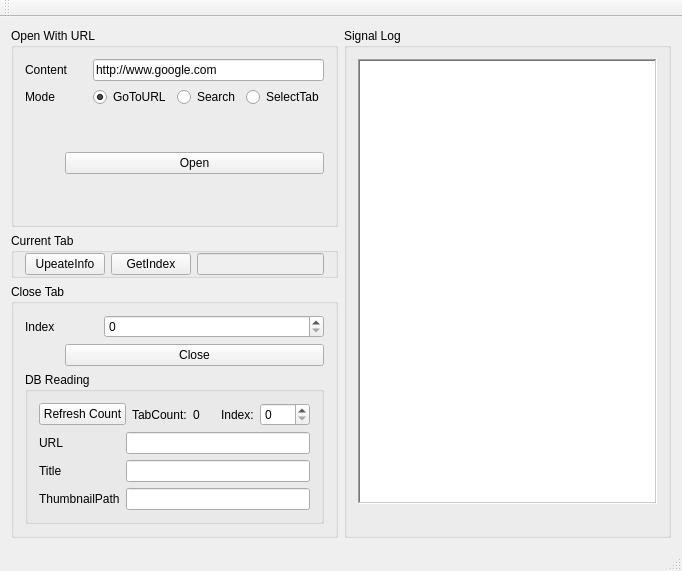
<?xml version="1.0" encoding="UTF-8"?>
<ui version="4.0">
 <class>MainWindow</class>
 <widget class="QMainWindow" name="MainWindow">
  <property name="geometry">
   <rect>
    <x>0</x>
    <y>0</y>
    <width>682</width>
    <height>571</height>
   </rect>
  </property>
  <property name="windowTitle">
   <string>Browser API for Acer Demo</string>
  </property>
  <widget class="QWidget" name="centralWidget">
   <layout class="QGridLayout" name="gridLayout">
    <item row="0" column="0">
     <layout class="QVBoxLayout" name="verticalLayout_4">
      <item>
       <widget class="QGroupBox" name="groupBox_4">
        <property name="title">
         <string>Open With URL</string>
        </property>
        <layout class="QVBoxLayout" name="verticalLayout_5">
         <item>
          <layout class="QGridLayout" name="gridLayout_5">
           <item row="0" column="0">
            <widget class="QLabel" name="label_8">
             <property name="text">
              <string>Content</string>
             </property>
            </widget>
           </item>
           <item row="0" column="1" colspan="3">
            <widget class="QLineEdit" name="lineEditURL">
             <property name="text">
              <string>http://www.google.com</string>
             </property>
            </widget>
           </item>
           <item row="1" column="2">
            <widget class="QRadioButton" name="radioBtnSearch">
             <property name="text">
              <string>Search</string>
             </property>
            </widget>
           </item>
           <item row="1" column="0">
            <widget class="QLabel" name="label_13">
             <property name="text">
              <string>Mode</string>
             </property>
            </widget>
           </item>
           <item row="1" column="1">
            <widget class="QRadioButton" name="radioBtnUrl">
             <property name="text">
              <string>GoToURL</string>
             </property>
             <property name="checked">
              <bool>true</bool>
             </property>
            </widget>
           </item>
           <item row="1" column="3">
            <widget class="QRadioButton" name="radioBtnTab">
             <property name="text">
              <string>SelectTab</string>
             </property>
            </widget>
           </item>
          </layout>
         </item>
         <item>
          <layout class="QHBoxLayout" name="horizontalLayout_7">
           <item>
            <spacer name="horizontalSpacer">
             <property name="sizeHint" stdset="0">
              <size>
               <width>40</width>
               <height>20</height>
              </size>
             </property>
            </spacer>
           </item>
           <item>
            <widget class="QPushButton" name="pushBtnOpen">
             <property name="text">
              <string>Open</string>
             </property>
            </widget>
           </item>
          </layout>
         </item>
        </layout>
       </widget>
      </item>
      <item>
       <widget class="QGroupBox" name="groupBox_6">
        <property name="title">
         <string>Current Tab</string>
        </property>
        <layout class="QGridLayout" name="gridLayout_7">
         <property name="topMargin">
          <number>0</number>
         </property>
         <property name="bottomMargin">
          <number>0</number>
         </property>
         <item row="0" column="0">
          <layout class="QGridLayout" name="gridLayout_3">
           <item row="0" column="1">
            <widget class="QPushButton" name="pushBtnUpdateCurrentTab">
             <property name="text">
              <string>UpeateInfo</string>
             </property>
            </widget>
           </item>
          </layout>
         </item>
         <item row="0" column="2">
          <widget class="QLineEdit" name="lineEditCurrentIndex">
           <property name="enabled">
            <bool>false</bool>
           </property>
          </widget>
         </item>
         <item row="0" column="1">
          <widget class="QPushButton" name="pushBtnGetIndex">
           <property name="text">
            <string>GetIndex</string>
           </property>
          </widget>
         </item>
        </layout>
       </widget>
      </item>
      <item>
       <widget class="QGroupBox" name="groupBox_5">
        <property name="title">
         <string>Close Tab</string>
        </property>
        <layout class="QVBoxLayout" name="verticalLayout_3">
         <item>
          <layout class="QVBoxLayout" name="verticalLayout_2">
           <item>
            <layout class="QFormLayout" name="formLayout">
             <item row="0" column="0">
              <widget class="QLabel" name="label">
               <property name="text">
                <string>Index             </string>
               </property>
              </widget>
             </item>
             <item row="0" column="1">
              <widget class="QSpinBox" name="spinBoxTabIndex"/>
             </item>
            </layout>
           </item>
           <item>
            <layout class="QHBoxLayout" name="horizontalLayout">
             <item>
              <spacer name="horizontalSpacer_2">
               <property name="sizeHint" stdset="0">
                <size>
                 <width>40</width>
                 <height>20</height>
                </size>
               </property>
              </spacer>
             </item>
             <item>
              <widget class="QPushButton" name="pushBtnClose">
               <property name="text">
                <string>Close</string>
               </property>
              </widget>
             </item>
            </layout>
           </item>
          </layout>
         </item>
         <item>
          <widget class="QGroupBox" name="groupBox_2">
           <property name="title">
            <string>DB Reading</string>
           </property>
           <layout class="QGridLayout" name="gridLayout_4">
            <item row="0" column="1">
             <widget class="QLabel" name="label_2">
              <property name="text">
               <string>TabCount:</string>
              </property>
             </widget>
            </item>
            <item row="0" column="3">
             <widget class="QLabel" name="label_3">
              <property name="text">
               <string>Index:</string>
              </property>
             </widget>
            </item>
            <item row="0" column="4" colspan="2">
             <widget class="QSpinBox" name="spinBoxDBIndex"/>
            </item>
            <item row="0" column="2">
             <widget class="QLabel" name="labelTabCount">
              <property name="text">
               <string>0</string>
              </property>
             </widget>
            </item>
            <item row="3" column="0" colspan="6">
             <layout class="QFormLayout" name="formLayout_2">
              <property name="fieldGrowthPolicy">
               <enum>QFormLayout::AllNonFixedFieldsGrow</enum>
              </property>
              <item row="0" column="0">
               <widget class="QLabel" name="label_4">
                <property name="text">
                 <string>URL</string>
                </property>
               </widget>
              </item>
              <item row="0" column="1">
               <widget class="QLineEdit" name="lineEditDbUrl"/>
              </item>
              <item row="1" column="0">
               <widget class="QLabel" name="label_9">
                <property name="text">
                 <string>Title</string>
                </property>
               </widget>
              </item>
              <item row="1" column="1">
               <widget class="QLineEdit" name="lineEditTitle"/>
              </item>
              <item row="2" column="0">
               <widget class="QLabel" name="label_5">
                <property name="text">
                 <string>ThumbnailPath</string>
                </property>
               </widget>
              </item>
              <item row="2" column="1">
               <widget class="QLineEdit" name="lineEditThumbnailPath"/>
              </item>
             </layout>
            </item>
            <item row="0" column="0">
             <widget class="QPushButton" name="pushRefreshCount">
              <property name="text">
               <string>Refresh Count</string>
              </property>
             </widget>
            </item>
           </layout>
          </widget>
         </item>
        </layout>
       </widget>
      </item>
     </layout>
    </item>
    <item row="0" column="2">
     <layout class="QGridLayout" name="gridLayout_6">
      <item row="0" column="0">
       <widget class="QGroupBox" name="groupBox">
        <property name="title">
         <string>Signal Log</string>
        </property>
        <layout class="QGridLayout" name="gridLayout_2">
         <item row="1" column="0">
          <widget class="QTextEdit" name="textEditSignalLog">
           <property name="enabled">
            <bool>true</bool>
           </property>
           <property name="frameShape">
            <enum>QFrame::WinPanel</enum>
           </property>
           <property name="frameShadow">
            <enum>QFrame::Sunken</enum>
           </property>
           <property name="textInteractionFlags">
            <set>Qt::NoTextInteraction</set>
           </property>
          </widget>
         </item>
         <item row="2" column="0">
          <widget class="QLabel" name="labelImage">
           <property name="sizePolicy">
            <sizepolicy hsizetype="Preferred" vsizetype="Fixed">
             <horstretch>0</horstretch>
             <verstretch>0</verstretch>
            </sizepolicy>
           </property>
           <property name="text">
            <string/>
           </property>
          </widget>
         </item>
        </layout>
       </widget>
      </item>
     </layout>
    </item>
   </layout>
  </widget>
  <widget class="QMenuBar" name="menuBar">
   <property name="geometry">
    <rect>
     <x>0</x>
     <y>0</y>
     <width>682</width>
     <height>28</height>
    </rect>
   </property>
  </widget>
  <widget class="QToolBar" name="mainToolBar">
   <attribute name="toolBarArea">
    <enum>TopToolBarArea</enum>
   </attribute>
   <attribute name="toolBarBreak">
    <bool>false</bool>
   </attribute>
  </widget>
  <widget class="QStatusBar" name="statusBar"/>
 </widget>
 <layoutdefault spacing="6" margin="11"/>
 <resources/>
 <connections>
  <connection>
   <sender>pushBtnClose</sender>
   <signal>clicked()</signal>
   <receiver>MainWindow</receiver>
   <slot>onBtnCloseTabClicked()</slot>
   <hints>
    <hint type="sourcelabel">
     <x>318</x>
     <y>372</y>
    </hint>
    <hint type="destinationlabel">
     <x>249</x>
     <y>440</y>
    </hint>
   </hints>
  </connection>
  <connection>
   <sender>pushBtnOpen</sender>
   <signal>clicked()</signal>
   <receiver>MainWindow</receiver>
   <slot>onBtnShowBrowserClicked()</slot>
   <hints>
    <hint type="sourcelabel">
     <x>301</x>
     <y>190</y>
    </hint>
    <hint type="destinationlabel">
     <x>413</x>
     <y>436</y>
    </hint>
   </hints>
  </connection>
  <connection>
   <sender>pushBtnGetIndex</sender>
   <signal>clicked()</signal>
   <receiver>MainWindow</receiver>
   <slot>onBtnGetCurrentTabIndexClicked()</slot>
   <hints>
    <hint type="sourcelabel">
     <x>153</x>
     <y>252</y>
    </hint>
    <hint type="destinationlabel">
     <x>7</x>
     <y>272</y>
    </hint>
   </hints>
  </connection>
  <connection>
   <sender>pushBtnUpdateCurrentTab</sender>
   <signal>clicked()</signal>
   <receiver>MainWindow</receiver>
   <slot>onBtnUpdateCurrentTabClicked()</slot>
   <hints>
    <hint type="sourcelabel">
     <x>69</x>
     <y>253</y>
    </hint>
    <hint type="destinationlabel">
     <x>9</x>
     <y>189</y>
    </hint>
   </hints>
  </connection>
  <connection>
   <sender>pushRefreshCount</sender>
   <signal>clicked()</signal>
   <receiver>MainWindow</receiver>
   <slot>onBtnRefreshDBClicked()</slot>
   <hints>
    <hint type="sourcelabel">
     <x>734</x>
     <y>90</y>
    </hint>
    <hint type="destinationlabel">
     <x>787</x>
     <y>116</y>
    </hint>
   </hints>
  </connection>
  <connection>
   <sender>spinBoxDBIndex</sender>
   <signal>valueChanged(int)</signal>
   <receiver>MainWindow</receiver>
   <slot>onSpinBoxValueChanged(int)</slot>
   <hints>
    <hint type="sourcelabel">
     <x>679</x>
     <y>87</y>
    </hint>
    <hint type="destinationlabel">
     <x>789</x>
     <y>221</y>
    </hint>
   </hints>
  </connection>
 </connections>
 <slots>
  <slot>onBtnCloseTabClicked()</slot>
  <slot>onBtnShowBrowserClicked()</slot>
  <slot>onBtnUpdateCurrentTabClicked()</slot>
  <slot>onBtnGetCurrentTabIndexClicked()</slot>
  <slot>onBtnRefreshDBClicked()</slot>
  <slot>onSpinBoxValueChanged(int)</slot>
 </slots>
</ui>
